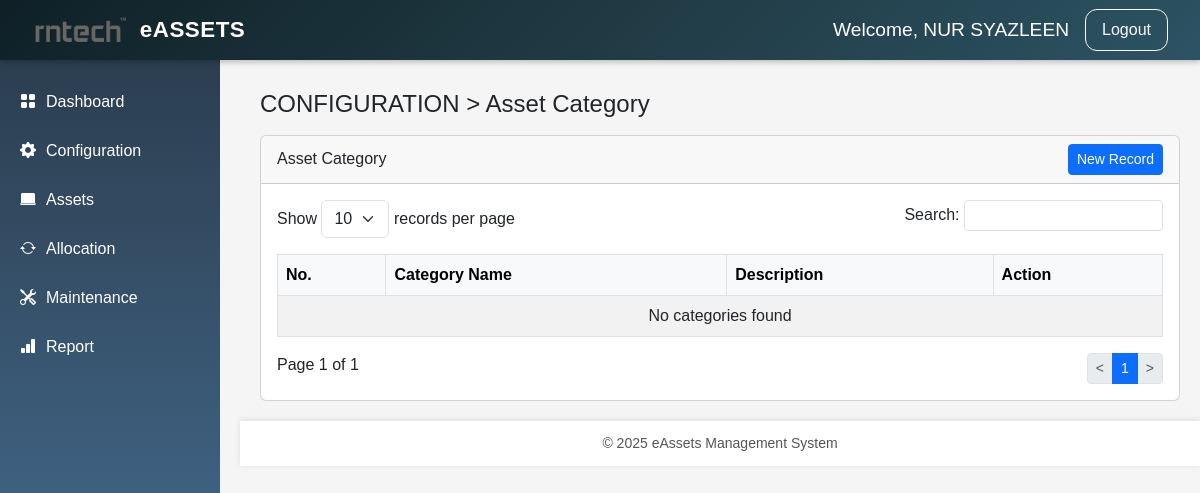
The page /config_category.php (signed in) on the database as committed earlier.
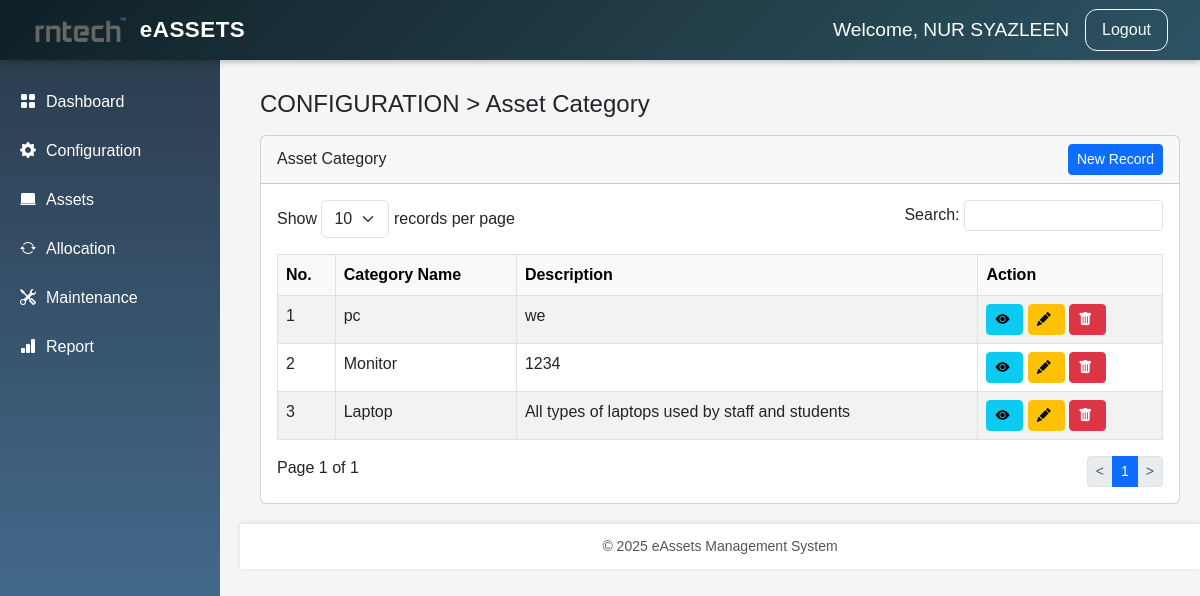
The same page on the database as committed later.
### tables this page shows
CREATE TABLE `asset_categories` (
  `id` int(11) NOT NULL,
  `category_name` varchar(100) NOT NULL,
  `description` text DEFAULT NULL,
  `created_at` timestamp NOT NULL DEFAULT current_timestamp()
);

### config_category.php (the view, shortened to what this page needs)
<?php
require_once 'config/database.php';
try {
    $stmt = $pdo->prepare("SELECT * FROM asset_categories ORDER BY id DESC");
    $stmt->execute();
    $categories = $stmt->fetchAll(PDO::FETCH_ASSOC);
} catch (PDOException $e) {
    die("Error fetching categories: " . $e->getMessage());
}
?>
<!DOCTYPE html>
<html lang="en">
<head>
<link href="https://cdn.jsdelivr.net/npm/bootstrap@5.3.0/dist/css/bootstrap.min.css" rel="stylesheet">
<link href="https://cdn.jsdelivr.net/npm/bootstrap-icons/font/bootstrap-icons.css" rel="stylesheet">
<link href="assets/images/style.css" rel="stylesheet">
</head>
<body>
<?php include 'includes/header.php'; ?>
<?php include 'includes/sidebar.php'; ?>
<div class="main-content">
    <h4>CONFIGURATION &gt; Asset Category</h4>
    <div class="card mt-3">
        <div class="card-header d-flex justify-content-between align-items-center">
            <span>Asset Category</span>
            <a href="add_category.php" class="btn btn-primary btn-sm">New Record</a>
        </div>
        <div class="card-body">
            <div class="d-flex justify-content-between mb-3">
                <div>
                    Show
                    <select class="form-select d-inline-block w-auto">
                        <option value="10">10</option>
                    </select>
                    records per page
                </div>
                <div>
                    Search: <input type="text" class="form-control form-control-sm d-inline-block w-auto">
                </div>
            </div>
            <table class="table table-bordered table-striped">
                <thead class="table-light">
                    <tr>
                        <th>No.</th>
                        <th>Category Name</th>
                        <th>Description</th>
                        <th>Action</th>
                    </tr>
                </thead>
                <tbody>
                    <?php if ($categories): ?>
                        <?php foreach ($categories as $index => $cat): ?>
                            <tr>
                                <td><?= $index + 1 ?></td>
                                <td><?= htmlspecialchars($cat['category_name']) ?></td>
                                <td><?= htmlspecialchars($cat['description'] ?: 'No Description') ?></td>
                                <td class="table-actions">
                                    <a href="view_category.php?id=<?= $cat['id'] ?>" class="btn btn-info btn-sm"><i class="bi bi-eye-fill"></i></a>
                                    <a href="edit_category.php?id=<?= $cat['id'] ?>" class="btn btn-warning btn-sm"><i class="bi bi-pencil-fill"></i></a>
                                    <a href="delete_category.php?id=<?= $cat['id'] ?>" class="btn btn-danger btn-sm" onclick="return confirm('Are you sure?')"><i class="bi bi-trash-fill"></i></a>
                                </td>
                            </tr>
                        <?php endforeach; ?>
                    <?php else: ?>
                        <tr>
                            <td colspan="4" class="text-center">No categories found</td>
                        </tr>
                    <?php endif; ?>
                </tbody>
            </table>
            <div>
                Page 1 of 1
                <nav class="d-inline-block float-end">
                    <ul class="pagination pagination-sm mb-0">
                        <li class="page-item disabled"><a class="page-link" href="#">&lt;</a></li>
                        <li class="page-item active"><a class="page-link" href="#">1</a></li>
                        <li class="page-item disabled"><a class="page-link" href="#">&gt;</a></li>
                    </ul>
                </nav>
            </div>
        </div>
    </div>
</div>
<?php include 'includes/footer.php'; ?>
</body>
</html>

### includes/header.php
<nav class="navbar navbar-expand-lg fixed-top">
    <a class="navbar-brand" href="dashboard.php">
        <img src="assets/images/logo_RNTECH.png" alt="Logo">
        <span class="brand-text">eASSETS</span>
    </a>
    <div class="ms-auto d-flex align-items-center">
        <span>
            Welcome, <?= htmlspecialchars($_SESSION['fullname']); ?>
        </span>
        <a href="logout.php" class="btn btn-outline-light btn-sm">
            Logout
        </a>
    </div>
</nav>

### includes/sidebar.php
<div class="sidebar">
    <a href="../dashboard.php">
        <i class="bi bi-grid-fill"></i> Dashboard
    </a>
    <a href="../config_category.php">
        <i class="bi bi-gear-fill"></i> Configuration
    </a>
    <a href="../asset_list.php">
        <i class="bi bi-laptop-fill"></i> Assets
    </a>
    <a href="../allocation.php">
        <i class="bi bi-arrow-repeat"></i> Allocation
    </a>
    <a href="../maintenance.php">
        <i class="bi bi-tools"></i> Maintenance
    </a>
    <a href="../report.php">
        <i class="bi bi-bar-chart-fill"></i> Report
    </a>
</div>

### includes/footer.php
<div class="footer">
    © 2025 eAssets Management System
</div>

### assets/images/style.css (style rules this page uses)
.main-content { margin-left: 240px; padding: 90px 20px 20px; }
body { font-family: 'Poppins', sans-serif; background-color: #f5f5f5; margin: 0; padding: 0; }
.navbar { box-shadow: 0 2px 6px rgba(0,0,0,0.25); height: 60px; background: linear-gradient(135deg, #0f2027, #203a43, #2c5364); padding: 0 2rem; }
.navbar .navbar-brand { font-size: 2rem; display: flex; align-items: center; }
.navbar .navbar-brand img { height: 55px; margin-right: 10px; }
.navbar .brand-text { font-size: 1.4rem; font-weight: 600; letter-spacing: 0.5px; color: #fff; }
.navbar .ms-auto span { font-size: 1.2rem; color: #fff; margin-right: 1rem; }
.navbar .btn-outline-light { padding: 0.5rem 1rem; font-size: 1rem; border-radius: 12px; }
.sidebar { height: calc(100vh - 60px); width: 220px; position: fixed; top: 60px; left: 0; background: linear-gradient(180deg, #2c3e50, #4b79a1); padding-top: 20px; }
.sidebar a { display: flex; align-items: center; padding: 10px 20px; color: #fff; text-decoration: none; border-radius: 8px; margin-bottom: 5px; transition: 0.3s; }
.sidebar i { margin-right: 10px; }
.footer { margin-left: 240px; margin-right: 0; width: auto; background: #fff; padding: 12px; text-align: center; font-size: 14px; color: #555; box-shadow: 0 -1px 6px rgba(0,0,0,0.1); }

### config_category.php (style rules this page uses)
body { font-family: 'Poppins', sans-serif; background-color: #f5f5f5; }
.table-actions i { cursor: pointer; margin-right: 5px; }

Rows that differ between the two databases and show on the page:
added asset_categories: category_name "pc", description "we"
added asset_categories: category_name "Monitor", description "1234"
added asset_categories: category_name "Laptop", description "All types of laptops used by staff and students"
Other text that changed with them:
text no longer shown: "No categories found"
